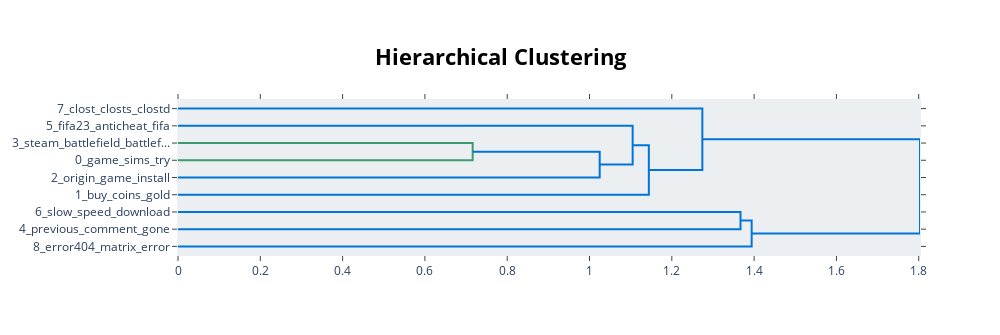

The code cell stored with this chart in its notebook:
### Code cell
topic_model.visualize_hierarchy()

### Figure 1 — Plotly figure (JSON) as saved in the notebook; plotly's stock layout.template omitted (floating-point values rounded to 4 significant figures)
{"data": [{"hoverinfo": "text", "marker": {"color": "rgb(61,153,112)"}, "mode": "lines", "type": "scatter", "x": [0, 0.7161, 0.7161, 0], "xaxis": "x", "y": [-25, -25, -35, -35], "yaxis": "y"}, {"hoverinfo": "text", "marker": {"color": "rgb(0,116,217)"}, "mode": "lines", "type": "scatter", "x": [0.7161, 1.025, 1.025, 0], "xaxis": "x", "y": [-30, -30, -45, -45], "yaxis": "y"}, {"hoverinfo": "text", "marker": {"color": "rgb(0,116,217)"}, "mode": "lines", "type": "scatter", "x": [0, 1.105, 1.105, 1.025], "xaxis": "x", "y": [-15, -15, -37.5, -37.5], "yaxis": "y"}, {"hoverinfo": "text", "marker": {"color": "rgb(0,116,217)"}, "mode": "lines", "type": "scatter", "x": [1.105, 1.144, 1.144, 0], "xaxis": "x", "y": [-26.25, -26.25, -55, -55], "yaxis": "y"}, {"hoverinfo": "text", "marker": {"color": "rgb(0,116,217)"}, "mode": "lines", "type": "scatter", "x": [0, 1.274, 1.274, 1.144], "xaxis": "x", "y": [-5, -5, -40.62, -40.62], "yaxis": "y"}, {"hoverinfo": "text", "marker": {"color": "rgb(0,116,217)"}, "mode": "lines", "type": "scatter", "x": [0, 1.367, 1.367, 0], "xaxis": "x", "y": [-65, -65, -75, -75], "yaxis": "y"}, {"hoverinfo": "text", "marker": {"color": "rgb(0,116,217)"}, "mode": "lines", "type": "scatter", "x": [1.367, 1.394, 1.394, 0], "xaxis": "x", "y": [-70, -70, -85, -85], "yaxis": "y"}, {"hoverinfo": "text", "marker": {"color": "rgb(0,116,217)"}, "mode": "lines", "type": "scatter", "x": [1.274, 1.803, 1.803, 1.394], "xaxis": "x", "y": [-22.81, -22.81, -77.5, -77.5], "yaxis": "y"}], "layout": {"autosize": false, "height": 335, "hoverlabel": {"bgcolor": "white", "font": {"family": "Rockwell", "size": 16}}, "hovermode": "closest", "plot_bgcolor": "#ECEFF1", "showlegend": false, "title": {"font": {"color": "Black", "size": 22}, "text": "<b>Hierarchical Clustering</b>", "x": 0.5, "xanchor": "center", "yanchor": "top"}, "width": 1000, "xaxis": {"mirror": "allticks", "rangemode": "tozero", "showgrid": false, "showline": true, "showticklabels": true, "ticks": "outside", "type": "linear", "zeroline": false}, "yaxis": {"mirror": "allticks", "range": [-90, 0], "rangemode": "tozero", "showgrid": false, "showline": true, "showticklabels": true, "tickmode": "array", "ticks": "outside", "ticktext": ["7_clost_closts_clostd", "5_fifa23_anticheat_fifa", "3_steam_battlefield_battlef...", "0_game_sims_try", "2_origin_game_install", "1_buy_coins_gold", "6_slow_speed_download", "4_previous_comment_gone", "8_error404_matrix_error"], "tickvals": [-5, -15, -25, -35, -45, -55, -65, -75, -85], "type": "linear", "zeroline": false}}}
